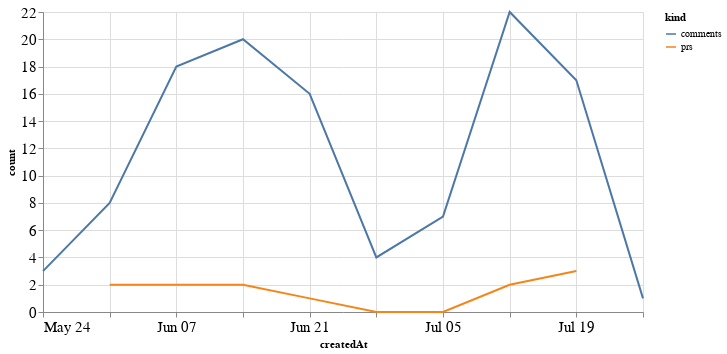

Write notebook code for a chart like this one.
### Code cell
alt.Chart(total_time, width=600).mark_line().encode(
    x='createdAt',
    y='count',
    color='kind'
)

### Figure 1 — Vega-Lite specification as saved in the notebook (floating-point values rounded to 4 significant figures)
{"config": {"axisLeft": {"labelFontSize": 15}, "axisBottom": {"labelFontSize": 15}}, "data": {"name": "data-b809f35c4066f1c9659dfb222269fd68"}, "mark": "line", "encoding": {"color": {"type": "nominal", "field": "kind"}, "x": {"type": "temporal", "field": "createdAt"}, "y": {"type": "quantitative", "field": "count"}}, "width": 600, "$schema": "https://vega.github.io/schema/vega-lite/v4.8.1.json", "datasets": {"data-b809f35c4066f1c9659dfb222269fd68": [{"createdAt": "2020-05-31T00:00:00", "kind": "prs", "count": 2.0}, {"createdAt": "2020-06-07T00:00:00", "kind": "prs", "count": 2.0}, {"createdAt": "2020-06-14T00:00:00", "kind": "prs", "count": 2.0}, {"createdAt": "2020-06-21T00:00:00", "kind": "prs", "count": 1.0}, {"createdAt": "2020-06-28T00:00:00", "kind": "prs", "count": 0.0}, {"createdAt": "2020-07-05T00:00:00", "kind": "prs", "count": 0.0}, {"createdAt": "2020-07-12T00:00:00", "kind": "prs", "count": 2.0}, {"createdAt": "2020-07-19T00:00:00", "kind": "prs", "count": 3.0}, {"createdAt": "2020-05-24T00:00:00", "kind": "prs", "count": null}, {"createdAt": "2020-07-26T00:00:00", "kind": "prs", "count": null}, {"createdAt": "2020-05-31T00:00:00", "kind": "comments", "count": 8.0}, {"createdAt": "2020-06-07T00:00:00", "kind": "comments", "count": 18.0}, {"createdAt": "2020-06-14T00:00:00", "kind": "comments", "count": 20.0}, {"createdAt": "2020-06-21T00:00:00", "kind": "comments", "count": 16.0}, {"createdAt": "2020-06-28T00:00:00", "kind": "comments", "count": 4.0}, {"createdAt": "2020-07-05T00:00:00", "kind": "comments", "count": 7.0}, {"createdAt": "2020-07-12T00:00:00", "kind": "comments", "count": 22.0}, {"createdAt": "2020-07-19T00:00:00", "kind": "comments", "count": 17.0}, {"createdAt": "2020-05-24T00:00:00", "kind": "comments", "count": 3.0}, {"createdAt": "2020-07-26T00:00:00", "kind": "comments", "count": 1.0}]}}
